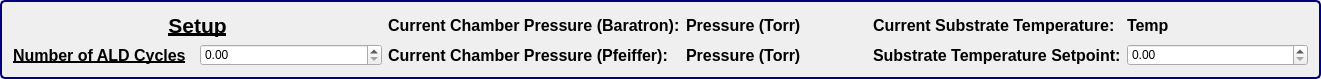
  <widget class="QGroupBox" name="setup_groupbox">
   <property name="geometry">
    <rect>
     <x>290</x>
     <y>100</y>
     <width>1321</width>
     <height>76</height>
    </rect>
   </property>
   <property name="styleSheet">
    <string notr="true">QGroupBox {
		border: 2px solid #000080;
		border-radius: 5px;
		padding: 10ps;
}</string>
   </property>
   <layout class="QGridLayout" name="gridLayout">
    <item row="0" column="5">
     <widget class="QLabel" name="current_temp_read_label">
      <property name="palette">
       <palette>
        <active>
         <colorrole role="WindowText">
          <brush brushstyle="SolidPattern">
           <color alpha="255">
            <red>255</red>
            <green>0</green>
            <blue>0</blue>
           </color>
          </brush>
         </colorrole>
         <colorrole role="Button">
          <brush brushstyle="SolidPattern">
           <color alpha="255">
            <red>0</red>
            <green>255</green>
            <blue>255</blue>
           </color>
          </brush>
         </colorrole>
         <colorrole role="Text">
          <brush brushstyle="SolidPattern">
           <color alpha="255">
            <red>255</red>
            <green>0</green>
            <blue>0</blue>
           </color>
          </brush>
         </colorrole>
         <colorrole role="Base">
          <brush brushstyle="SolidPattern">
           <color alpha="255">
            <red>0</red>
            <green>255</green>
            <blue>255</blue>
           </color>
          </brush>
         </colorrole>
         <colorrole role="Window">
          <brush brushstyle="SolidPattern">
           <color alpha="255">
            <red>0</red>
            <green>255</green>
            <blue>255</blue>
           </color>
          </brush>
         </colorrole>
        </active>
        <inactive>
         <colorrole role="WindowText">
          <brush brushstyle="SolidPattern">
           <color alpha="255">
            <red>0</red>
            <green>0</green>
            <blue>0</blue>
           </color>
          </brush>
         </colorrole>
         <colorrole role="Button">
          <brush brushstyle="SolidPattern">
           <color alpha="255">
            <red>240</red>
            <green>240</green>
            <blue>240</blue>
           </color>
          </brush>
         </colorrole>
         <colorrole role="Text">
          <brush brushstyle="SolidPattern">
           <color alpha="255">
            <red>0</red>
            <green>0</green>
            <blue>0</blue>
           </color>
          </brush>
         </colorrole>
         <colorrole role="Base">
          <brush brushstyle="SolidPattern">
           <color alpha="255">
            <red>255</red>
            <green>255</green>
            <blue>255</blue>
           </color>
          </brush>
         </colorrole>
         <colorrole role="Window">
          <brush brushstyle="SolidPattern">
           <color alpha="255">
            <red>240</red>
            <green>240</green>
            <blue>240</blue>
           </color>
          </brush>
         </colorrole>
        </inactive>
        <disabled>
         <colorrole role="WindowText">
          <brush brushstyle="SolidPattern">
           <color alpha="255">
            <red>120</red>
            <green>120</green>
            <blue>120</blue>
           </color>
          </brush>
         </colorrole>
         <colorrole role="Button">
          <brush brushstyle="SolidPattern">
           <color alpha="255">
            <red>0</red>
            <green>255</green>
            <blue>255</blue>
           </color>
          </brush>
         </colorrole>
         <colorrole role="Text">
          <brush brushstyle="SolidPattern">
           <color alpha="255">
            <red>120</red>
            <green>120</green>
            <blue>120</blue>
           </color>
          </brush>
         </colorrole>
         <colorrole role="Base">
          <brush brushstyle="SolidPattern">
           <color alpha="255">
            <red>0</red>
            <green>255</green>
            <blue>255</blue>
           </color>
          </brush>
         </colorrole>
         <colorrole role="Window">
          <brush brushstyle="SolidPattern">
           <color alpha="255">
            <red>0</red>
            <green>255</green>
            <blue>255</blue>
           </color>
          </brush>
         </colorrole>
        </disabled>
       </palette>
      </property>
      <property name="font">
       <font>
        <pointsize>12</pointsize>
        <bold>true</bold>
       </font>
      </property>
      <property name="text">
       <string>Temp</string>
      </property>
     </widget>
    </item>
    <item row="1" column="1">
     <widget class="QDoubleSpinBox" name="ald_cycles_doubleSpinBox">
      <property name="cursor">
       <cursorShape>PointingHandCursor</cursorShape>
      </property>
     </widget>
    </item>
    <item row="0" column="2">
     <widget class="QLabel" name="pressure_baratron_label">
      <property name="font">
       <font>
        <pointsize>12</pointsize>
        <bold>true</bold>
       </font>
      </property>
      <property name="text">
       <string>Current Chamber Pressure (Baratron):</string>
      </property>
     </widget>
    </item>
    <item row="0" column="4">
     <widget class="QLabel" name="current_temp_label">
      <property name="font">
       <font>
        <pointsize>12</pointsize>
        <bold>true</bold>
       </font>
      </property>
      <property name="text">
       <string>Current Substrate Temperature:</string>
      </property>
     </widget>
    </item>
    <item row="1" column="5">
     <widget class="QDoubleSpinBox" name="temp_setpoint_doubleSpinBox"/>
    </item>
    <item row="1" column="0">
     <widget class="QLabel" name="ald_cycles_label">
      <property name="font">
       <font>
        <pointsize>12</pointsize>
        <bold>true</bold>
        <underline>true</underline>
       </font>
      </property>
      <property name="text">
       <string>Number of ALD Cycles</string>
      </property>
     </widget>
    </item>
    <item row="1" column="3">
     <widget class="QLabel" name="pressure_pfeiffer_write_label">
      <property name="palette">
       <palette>
        <active>
         <colorrole role="WindowText">
          <brush brushstyle="SolidPattern">
           <color alpha="255">
            <red>0</red>
            <green>0</green>
            <blue>255</blue>
           </color>
          </brush>
         </colorrole>
         <colorrole role="Button">
          <brush brushstyle="SolidPattern">
           <color alpha="255">
            <red>0</red>
            <green>255</green>
            <blue>255</blue>
           </color>
          </brush>
         </colorrole>
         <colorrole role="Text">
          <brush brushstyle="SolidPattern">
           <color alpha="255">
            <red>0</red>
            <green>0</green>
            <blue>255</blue>
           </color>
          </brush>
         </colorrole>
         <colorrole role="Base">
          <brush brushstyle="SolidPattern">
           <color alpha="255">
            <red>0</red>
            <green>255</green>
            <blue>255</blue>
           </color>
          </brush>
         </colorrole>
         <colorrole role="Window">
          <brush brushstyle="SolidPattern">
           <color alpha="255">
            <red>0</red>
            <green>255</green>
            <blue>255</blue>
           </color>
          </brush>
         </colorrole>
        </active>
        <inactive>
         <colorrole role="WindowText">
          <brush brushstyle="SolidPattern">
           <color alpha="255">
            <red>0</red>
            <green>0</green>
            <blue>0</blue>
           </color>
          </brush>
         </colorrole>
         <colorrole role="Button">
          <brush brushstyle="SolidPattern">
           <color alpha="255">
            <red>0</red>
            <green>255</green>
            <blue>255</blue>
           </color>
          </brush>
         </colorrole>
         <colorrole role="Text">
          <brush brushstyle="SolidPattern">
           <color alpha="255">
            <red>0</red>
            <green>0</green>
            <blue>0</blue>
           </color>
          </brush>
         </colorrole>
         <colorrole role="Base">
          <brush brushstyle="SolidPattern">
           <color alpha="255">
            <red>0</red>
            <green>255</green>
            <blue>255</blue>
           </color>
          </brush>
         </colorrole>
         <colorrole role="Window">
          <brush brushstyle="SolidPattern">
           <color alpha="255">
            <red>0</red>
            <green>255</green>
            <blue>255</blue>
           </color>
          </brush>
         </colorrole>
        </inactive>
        <disabled>
         <colorrole role="WindowText">
          <brush brushstyle="SolidPattern">
           <color alpha="255">
            <red>120</red>
            <green>120</green>
            <blue>120</blue>
           </color>
          </brush>
         </colorrole>
         <colorrole role="Button">
          <brush brushstyle="SolidPattern">
           <color alpha="255">
            <red>0</red>
            <green>255</green>
            <blue>255</blue>
           </color>
          </brush>
         </colorrole>
         <colorrole role="Text">
          <brush brushstyle="SolidPattern">
           <color alpha="255">
            <red>120</red>
            <green>120</green>
            <blue>120</blue>
           </color>
          </brush>
         </colorrole>
         <colorrole role="Base">
          <brush brushstyle="SolidPattern">
           <color alpha="255">
            <red>0</red>
            <green>255</green>
            <blue>255</blue>
           </color>
          </brush>
         </colorrole>
         <colorrole role="Window">
          <brush brushstyle="SolidPattern">
           <color alpha="255">
            <red>0</red>
            <green>255</green>
            <blue>255</blue>
           </color>
          </brush>
         </colorrole>
        </disabled>
       </palette>
      </property>
      <property name="font">
       <font>
        <pointsize>12</pointsize>
        <bold>true</bold>
       </font>
      </property>
      <property name="text">
       <string>Pressure (Torr)</string>
      </property>
     </widget>
    </item>
    <item row="0" column="3">
     <widget class="QLabel" name="pressure_baratron_write_label">
      <property name="palette">
       <palette>
        <active>
         <colorrole role="WindowText">
          <brush brushstyle="SolidPattern">
           <color alpha="255">
            <red>0</red>
            <green>0</green>
            <blue>255</blue>
           </color>
          </brush>
         </colorrole>
         <colorrole role="Button">
          <brush brushstyle="SolidPattern">
           <color alpha="255">
            <red>0</red>
            <green>255</green>
            <blue>255</blue>
           </color>
          </brush>
         </colorrole>
         <colorrole role="Text">
          <brush brushstyle="SolidPattern">
           <color alpha="255">
            <red>0</red>
            <green>0</green>
            <blue>255</blue>
           </color>
          </brush>
         </colorrole>
         <colorrole role="Base">
          <brush brushstyle="SolidPattern">
           <color alpha="255">
            <red>0</red>
            <green>255</green>
            <blue>255</blue>
           </color>
          </brush>
         </colorrole>
         <colorrole role="Window">
          <brush brushstyle="SolidPattern">
           <color alpha="255">
            <red>0</red>
            <green>255</green>
            <blue>255</blue>
           </color>
          </brush>
         </colorrole>
        </active>
        <inactive>
         <colorrole role="WindowText">
          <brush brushstyle="SolidPattern">
           <color alpha="255">
            <red>0</red>
            <green>0</green>
            <blue>0</blue>
           </color>
          </brush>
         </colorrole>
         <colorrole role="Button">
          <brush brushstyle="SolidPattern">
           <color alpha="255">
            <red>0</red>
            <green>255</green>
            <blue>255</blue>
           </color>
          </brush>
         </colorrole>
         <colorrole role="Text">
          <brush brushstyle="SolidPattern">
           <color alpha="255">
            <red>0</red>
            <green>0</green>
            <blue>0</blue>
           </color>
          </brush>
         </colorrole>
         <colorrole role="Base">
          <brush brushstyle="SolidPattern">
           <color alpha="255">
            <red>0</red>
            <green>255</green>
            <blue>255</blue>
           </color>
          </brush>
         </colorrole>
         <colorrole role="Window">
          <brush brushstyle="SolidPattern">
           <color alpha="255">
            <red>0</red>
            <green>255</green>
            <blue>255</blue>
           </color>
          </brush>
         </colorrole>
        </inactive>
        <disabled>
         <colorrole role="WindowText">
          <brush brushstyle="SolidPattern">
           <color alpha="255">
            <red>120</red>
            <green>120</green>
            <blue>120</blue>
           </color>
          </brush>
         </colorrole>
         <colorrole role="Button">
          <brush brushstyle="SolidPattern">
           <color alpha="255">
            <red>0</red>
            <green>255</green>
            <blue>255</blue>
           </color>
          </brush>
         </colorrole>
         <colorrole role="Text">
          <brush brushstyle="SolidPattern">
           <color alpha="255">
            <red>120</red>
            <green>120</green>
            <blue>120</blue>
           </color>
          </brush>
         </colorrole>
         <colorrole role="Base">
          <brush brushstyle="SolidPattern">
           <color alpha="255">
            <red>0</red>
            <green>255</green>
            <blue>255</blue>
           </color>
          </brush>
         </colorrole>
         <colorrole role="Window">
          <brush brushstyle="SolidPattern">
           <color alpha="255">
            <red>0</red>
            <green>255</green>
            <blue>255</blue>
           </color>
          </brush>
         </colorrole>
        </disabled>
       </palette>
      </property>
      <property name="font">
       <font>
        <pointsize>12</pointsize>
        <bold>true</bold>
       </font>
      </property>
      <property name="text">
       <string>Pressure (Torr)</string>
      </property>
     </widget>
    </item>
    <item row="1" column="4">
     <widget class="QLabel" name="temp_setpoint_label">
      <property name="font">
       <font>
        <pointsize>12</pointsize>
        <bold>true</bold>
       </font>
      </property>
      <property name="text">
       <string>Substrate Temperature Setpoint:</string>
      </property>
     </widget>
    </item>
    <item row="1" column="2">
     <widget class="QLabel" name="pressure_pfeiffer_label">
      <property name="font">
       <font>
        <pointsize>12</pointsize>
        <bold>true</bold>
       </font>
      </property>
      <property name="text">
       <string>Current Chamber Pressure (Pfeiffer):</string>
      </property>
     </widget>
    </item>
    <item row="0" column="0" colspan="2">
     <widget class="QLabel" name="setup_label">
      <property name="sizePolicy">
       <sizepolicy hsizetype="Preferred" vsizetype="Preferred">
        <horstretch>0</horstretch>
        <verstretch>0</verstretch>
       </sizepolicy>
      </property>
      <property name="palette">
       <palette>
        <active>
         <colorrole role="WindowText">
          <brush brushstyle="SolidPattern">
           <color alpha="255">
            <red>255</red>
            <green>85</green>
            <blue>127</blue>
           </color>
          </brush>
         </colorrole>
         <colorrole role="Text">
          <brush brushstyle="SolidPattern">
           <color alpha="255">
            <red>255</red>
            <green>0</green>
            <blue>127</blue>
           </color>
          </brush>
         </colorrole>
        </active>
        <inactive>
         <colorrole role="WindowText">
          <brush brushstyle="SolidPattern">
           <color alpha="255">
            <red>0</red>
            <green>0</green>
            <blue>0</blue>
           </color>
          </brush>
         </colorrole>
         <colorrole role="Text">
          <brush brushstyle="SolidPattern">
           <color alpha="255">
            <red>0</red>
            <green>0</green>
            <blue>0</blue>
           </color>
          </brush>
         </colorrole>
        </inactive>
        <disabled>
         <colorrole role="WindowText">
          <brush brushstyle="SolidPattern">
           <color alpha="255">
            <red>120</red>
            <green>120</green>
            <blue>120</blue>
           </color>
          </brush>
         </colorrole>
         <colorrole role="Text">
          <brush brushstyle="SolidPattern">
           <color alpha="255">
            <red>120</red>
            <green>120</green>
            <blue>120</blue>
           </color>
          </brush>
         </colorrole>
        </disabled>
       </palette>
      </property>
      <property name="font">
       <font>
        <pointsize>16</pointsize>
        <bold>true</bold>
        <underline>true</underline>
       </font>
      </property>
      <property name="text">
       <string>Setup</string>
      </property>
      <property name="alignment">
       <set>Qt::AlignCenter</set>
      </property>
     </widget>
    </item>
   </layout>
  </widget>
